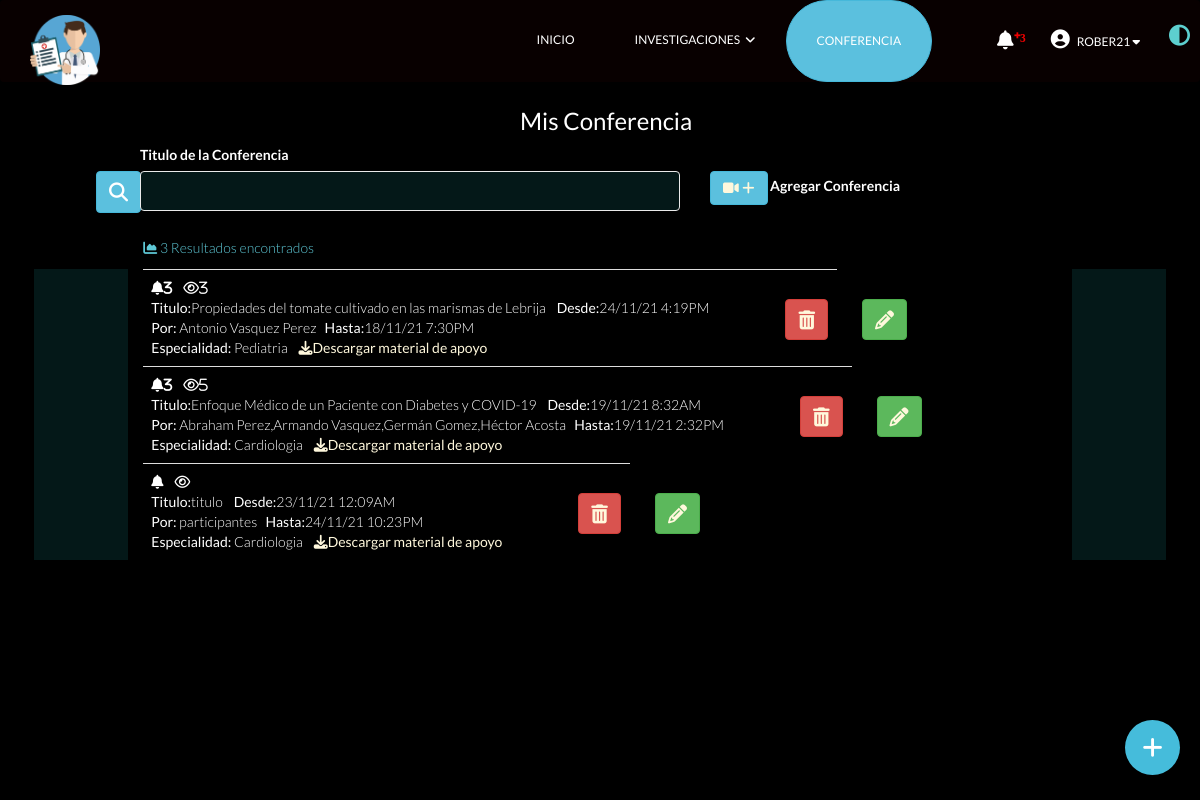
The page /mis_conferencia.php (signed in) on the database as committed earlier.
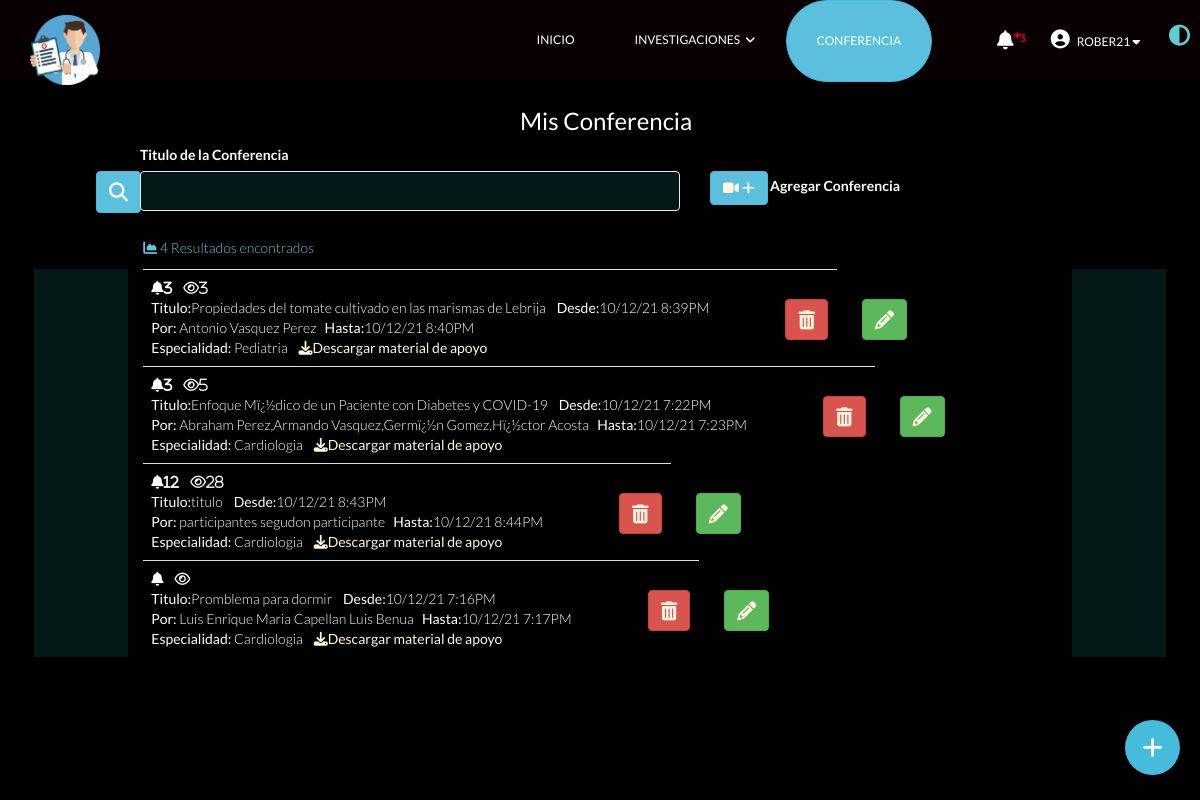
The same page on the database as committed later.
### tables this page shows
CREATE TABLE `conferencia` (
  `id_confe` int(20) NOT NULL,
  `id_userme` int(20) DEFAULT NULL,
  `titulo_confe` varchar(250) DEFAULT NULL,
  `autores_confe` varchar(300) DEFAULT NULL,
  `link_confe` varchar(400) DEFAULT NULL,
  `material_confe` varchar(400) DEFAULT NULL,
  `recordatorio` int(20) DEFAULT NULL,
  `categoria_confe` int(20) DEFAULT NULL,
  `fachainicio` datetime DEFAULT NULL,
  `fechafinal` datetime DEFAULT NULL,
  `etapa_confe` varchar(250) DEFAULT NULL,
  `visttas_confe` int(50) DEFAULT NULL,
  `estado` varchar(1) DEFAULT NULL
);

CREATE TABLE `especialidad` (
  `id_espec` int(20) NOT NULL,
  `espec_descripsion` varchar(150) DEFAULT NULL,
  `estado` varchar(1) DEFAULT NULL
);

### mis_conferencia.php (the view, shortened to what the changed rows need)
<?php include ('php/conexion.php'); ?>
<!DOCTYPE html>
<html lang="es">
<head>
    <link href="css/bootstrap.min.css" rel="stylesheet">
    <link href="css/font-awesome.min.css" rel="stylesheet">
    <link href="css/lightbox.css" rel="stylesheet">
    <link href="css/animate.min.css" rel="stylesheet">
    <link href="css/main.css" rel="stylesheet">
    <link href="css/responsive.css" rel="stylesheet">
    <link href="css/dark.css" rel="stylesheet">
    <link rel="stylesheet" href="css/boton.css">
</head>
<body class="dark">
<br>
<br>
<br>
<br>
<div class="container mt-5">
    <div >
    <div>
<div >
<div class="card">
<div class="card-body">
<form id="form2" name="form2" method="POST" action="mis_conferencia.php">
        <div>
                <div >
                        <table class="table">
                                <thead>
                                        <div>
                                                <div class="col-lg-3 col-lg-offset-0 col-xs-12 col-xs-offset-0">
                                                <button class="btn btn-info conferencia" type="sumit" ><i class="fa fa-search" aria-hidden="true"></i></button>
                                                </div>
                                                <div class="col-lg-6 col-lg-offset-0 col-xs-12 col-xs-offset-0 misconferencia">
                                                <label  class="form-label">Titulo de la Conferencia</label>
                                                <input   type="text" class="form-control"  id="buscar" name="buscar" value="<?php  echo $buscar = $_POST["buscar"]?>"  >
                                                    </div>
                                                    <div class="col-lg-2 col-lg-offset-0 col-xs-12 col-xs-offset-0  misconferencia">
                                                <label  class="control-label mesconf">Agregar Conferencia</label>
                                                <a class='btn btn-info' href="formu_conferencia.php" role="button"><i class="fa fa-video-camera" aria-hidden="true">  <i class="fa fa-plus" aria-hidden="true"></i></i></a>
                                                </div>
                                        </div>
                                </thead>
                        </table>
                </div>
        </div>
        <?php
        if ($buscar == ''  ){ $filtro = "";}else{
        if ($buscar != ''  ){ $filtro = "AND conferencia.titulo_confe LIKE '%".$buscar."%'";}
        }
        $id_med=$_SESSION["s_idme"];
        $sql2=("SELECT conferencia.id_confe,conferencia.titulo_confe,conferencia.autores_confe,conferencia.material_confe,conferencia.fachainicio,conferencia.fechafinal,conferencia.categoria_confe,
        conferencia.etapa_confe,conferencia.visttas_confe,conferencia.recordatorio,especialidad.espec_descripsion FROM conferencia,especialidad WHERE conferencia.categoria_confe=especialidad.id_espec AND conferencia.id_userme='$id_med' AND conferencia.estado='A' $filtro ");
        $sql= $mysqli->query($sql2);
        $numeroSql = mysqli_num_rows($sql);
        ?>
</form>
<div style="
            padding : 4px;
            height : 500px;
            overflow : auto; ">
<div  class="table-responsive">
<p  class="col-lg-10 col-lg-offset-1 col-xs-12 col-xs-offset-0"  style="   color:rgb(94, 200, 214);"><i class="fa fa-area-chart" aria-hidden="true"></i> <?php echo $numeroSql; ?> Resultados encontrados</p>
        <table class="table">
                <tbody >
                <?php while ($rowSql = mysqli_fetch_assoc($sql)){
                        $archivo= $rowSql["material_confe"];
                        $fecha2=$rowSql["fachainicio"];
                        $inicial = date_create($fecha2)->format('d/m/y  g:iA');
                        $fecha3=$rowSql["fechafinal"];
                        $final = date_create($fecha3)->format('d/m/y  g:iA');
                        ?>
                        <tr class="col-lg-10 col-lg-offset-1 col-xs-12 col-xs-offset-0" >
                        <td>
                        <i class="fa fa-bell" aria-hidden="true"><?php echo $rowSql["recordatorio"];?></i>&nbsp;&nbsp;&nbsp;&nbsp;<i class="fa fa-eye" aria-hidden="true"><?php echo $rowSql["visttas_confe"];?>  </i>
                        <br>
                        <h5 style="display: inline;">Titulo:</h5><?php echo $rowSql["titulo_confe"]; ?>   &nbsp;&nbsp; <h5 style="display: inline;">Desde:</h5><?php echo $inicial; ?>
                        <br><h5 style="display: inline;">Por:</h5> <?php echo $rowSql["autores_confe"]; ?>&nbsp;&nbsp;  <h5 style="display: inline;">Hasta:</h5><?php echo $final; ?>
                        <br>
                        <h5 style="display: inline;">Especialidad:</h5> <?php echo $rowSql["espec_descripsion"]; ?> &nbsp;&nbsp; <?php  if ($archivo != '') {
                                                echo ('<h5 style="display: inline;"><a href="php/' . $archivo . '"download="sistema-difucion-medica-conferencia"><i class="fa fa-download"></i>Descargar material de apoyo</a></h5>'); }?>    </td>
                        <?php
                         echo "<td style='text-align: center; font-size: 49px;'> <a onclick='return alereliminarconfe(".$rowSql["id_confe"].");' class='btn btn-danger' style='left: 60px; position: relative; font-size: 19px;'  role='button'><i class='fa fa-trash' aria-hidden='true'></i></i></a></td>
                        <td style='text-align: center; font-size: 49px;'> <a href='actualizar_conferencia.php?id=" .$rowSql["id_confe"]. "' class='btn btn-success' style='left: 78px; position: relative; font-size: 19px;'   role='button'><i class='fa fa-pencil' aria-hidden='true'></i></a></td>";
                        ?>
                        </tr>
               <?php } ?>
                </tbody>
        </table>
</div>
</div>
</div>
</div>
</div>
</div>
    </div>
</div>
</body>
</html>

Rows that differ between the two databases and show on the page:
changed conferencia "Propiedades del tomate cultivado en las marismas de Lebrija": fachainicio "24/11/21 4:19PM" → "10/12/21 8:39PM"; fechafinal "18/11/21 7:30PM" → "10/12/21 8:40PM"
changed conferencia: titulo_confe "Enfoque Médico de un Paciente con Diabetes y COVID-19" → "Enfoque Mï¿½dico de un Paciente con Diabetes y COVID-19"; fachainicio "19/11/21 8:32AM" → "10/12/21 7:22PM"; autores_confe "Abraham Perez,Armando Vasquez,Germán Gomez,Héctor Acosta" → "Abraham Perez,Armando Vasquez,Germï¿½n Gomez,Hï¿½ctor Acosta"; fechafinal "19/11/21 2:32PM" → "10/12/21 7:23PM"
changed conferencia "titulo": recordatorio (not shown) → "12"; visttas_confe (not shown) → "28"; fachainicio "23/11/21 12:09AM" → "10/12/21 8:43PM"; autores_confe "participantes" → "participantes segudon participante"; fechafinal "24/11/21 10:23PM" → "10/12/21 8:44PM"
added conferencia: titulo_confe "Promblema para dormir", fachainicio "10/12/21 7:16PM", autores_confe "Luis Enrique Maria Capellan Luis Benua", fechafinal "10/12/21 7:17PM", especialidad.espec_descripsion "Cardiologia"
Other text that changed with them:
$numeroSql: "3" → "4"
